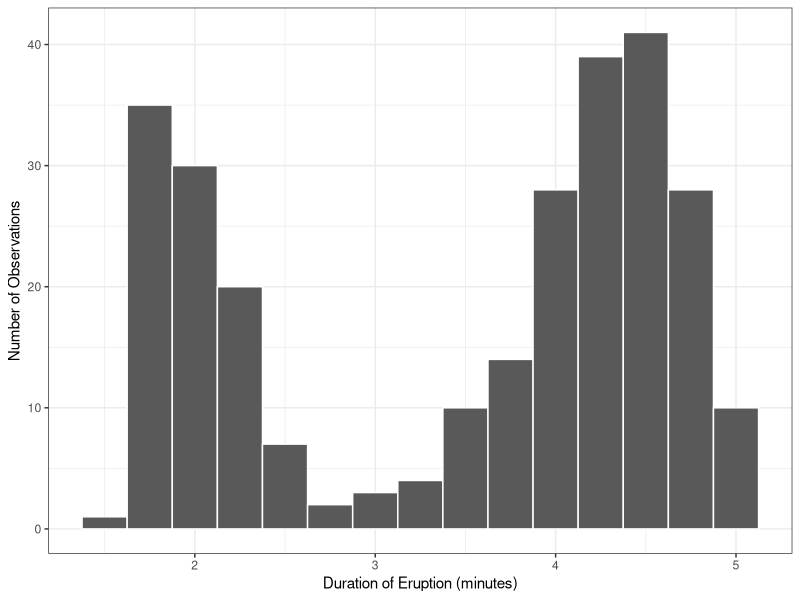
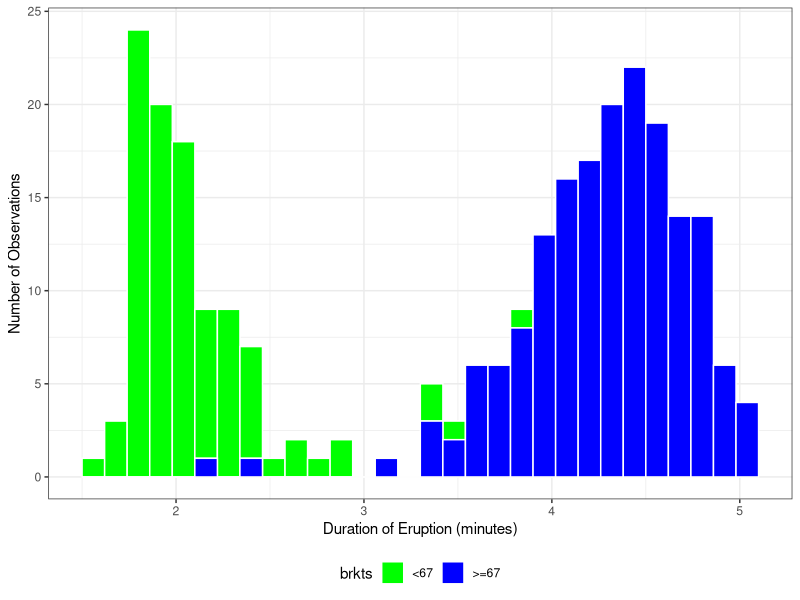
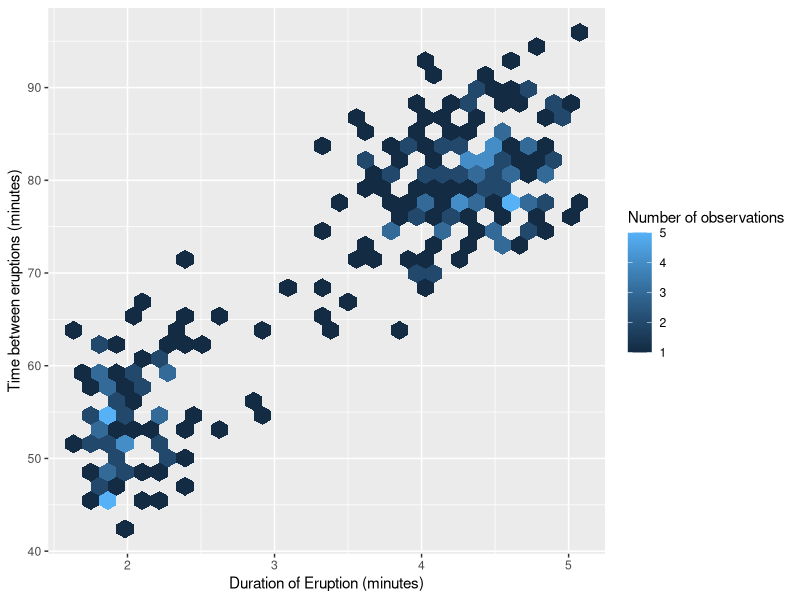

R code for these plots, in order:
#' ---
#' title: "Day 11 In Class : Labeling, Histogram, Case_when"
#' author: "TomHollinberger"
#' date: "10/01/2020"
#' output: 
#'  html_document: 
#'    keep_md: yes
#'    toc: TRUE
#'    toc_depth: 6
#' ---  
#' THIS RSCRIPT USES ROXYGEN CHARACTERS.  
#' YOU CAN PRESS ctrl+shift+K AND GO STRAIGHT TO A HTML.  
#' SKIPS THE HANDWORK OF CREATING A RMD, AFTER THE ORIGINAL WORK IS NONE IN A RSCRIPT.


library(ggplot2)
library(dplyr)
library(hexbin)

summary(faithful)


#'
#' ### Plot 1 Old Faithful Histogram ,  ala Textbook Section 7.3.2
#' 
ggplot(data = faithful, mapping = aes(x = eruptions)) + 
geom_histogram(binwidth = 0.25, color = "white") +
  labs(
    x = "Duration of Eruption (minutes)",
    y = "Number of Observations"
    ) +
  theme_bw()
  

#'
#' ### Plot 2 Old Faithful Case_when 2-Bracket Histogram ,  ala Textbook Section 7.3.2 and Case_when from 7.4
#' 

faithfulwbrackets <- faithful %>%
  mutate(
  brkts = case_when(
    waiting < 67 ~ "<67",
    waiting >= 67 ~ ">=67"
    )
  )
faithfulwbrackets



listofcolors <- c("green","blue")  #assigns these alphabetically to the brkts

ggplot(data = faithfulwbrackets, mapping = aes(x = eruptions, fill = brkts, color = "white")) + 
  geom_histogram(binwidth = 0.12, color = "white") +
  labs(
    x = "Duration of Eruption (minutes)",
    y = "Number of Observations"
  ) +
  scale_fill_discrete(name = "Duration of Wait") +
#  scale_fill_brewer(palette = "Set1") +      
scale_fill_manual(values = listofcolors) +
theme_bw() +
theme(legend.position="bottom")   



#'
#'
#'
#' ### Plot 3 Old Faithful Hexbin ,  ala Textbook Section 7.5.3
# install.packages("hexbin")
ggplot(data = faithful) +
  geom_hex(mapping = aes(x = eruptions, y = waiting)) +
  labs(
    x = "Duration of Eruption (minutes)",
    y = "Time between eruptions (minutes)",
    fill = "Number of observations"   #this changes the legend's title
  )
